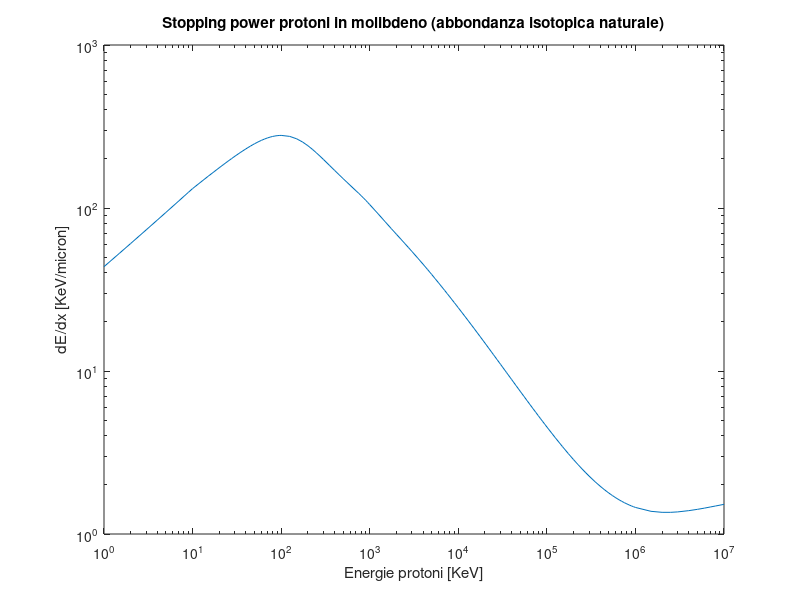

Here is the MATLAB script that generated this plot: (Note: this script raises an error after producing the figure.)
% *************************************************************************
% Calcolo spessore a partire da energia protoni fascio e soglia reazione
% Basato su dati stopping power
% *************************************************************************
close all; clc ; clear all;
format long

%% DATI
En_pro = 30000; %KeV - energia scelta
En_thr = 7796.7; %KeV - energia soglia reazione 100Mo->99mTc

%% Carico dati
load data.txt %prima colonna: energie; seconda:stopping power in MeV*cm^2/g
data_conv(:,1) = data(:,1).*1000;   %conversione MeV -> KeV
data_conv(:,2) = data(:,2).*1.022;  %conv MeV*cm^2/g -> kev/uM
loglog(data_conv(:,1),data_conv(:,2)) %grafico loglog stopping power
xlabel('Energie protoni [KeV]')
ylabel('dE/dx [KeV/micron]')
title('Stopping power protoni in molibdeno (abbondanza isotopica naturale)')

%% Calcolo spessore
t = thickCalc(En_pro,En_thr,data_conv);

%% Display result
fprintf('Energia protoni scelta: %.1f MeV\n',En_pro/1000)
fprintf('Target thickness: %d micron\n',t)
